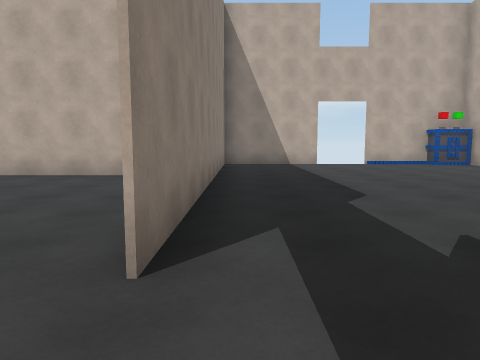
view 1 (above)

16 first-person views from a walk through a 3-D level made in the Unity game engine. The camera is 1.3 m above the floor, tilts 6° down and sees 70° across. The floor is counted in squares, 2 m on a side. Each view is taken from the middle of a square. On the plan, view 1 faces up. The plan holds only what a view shows up to about 10 squares ahead; the rest is blank. The place goes on beyond the plan. The player character is not drawn. Door leaves are left out, so doorways stand open. Surface patterns are stand-ins for the level's own textures.

view 2
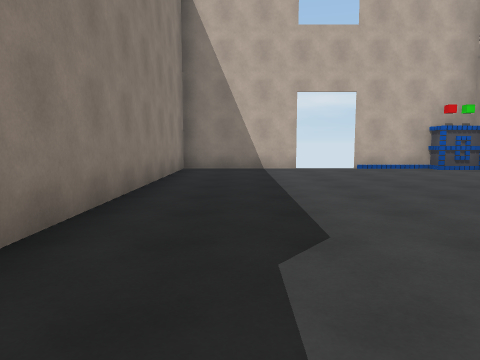

view 3
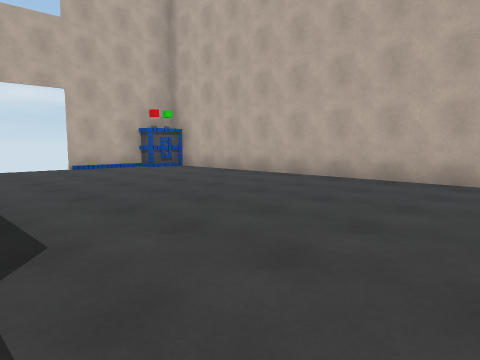

view 4
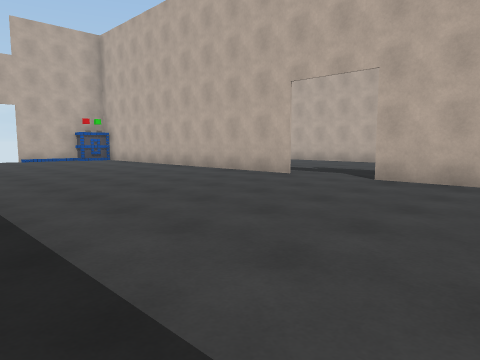

view 5
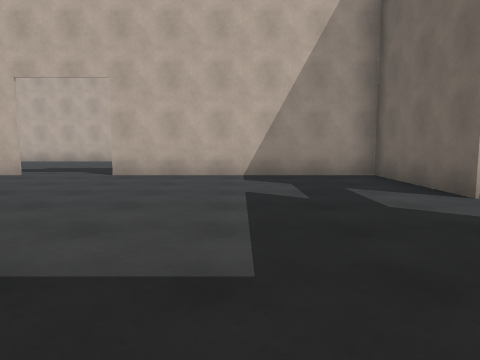

view 6
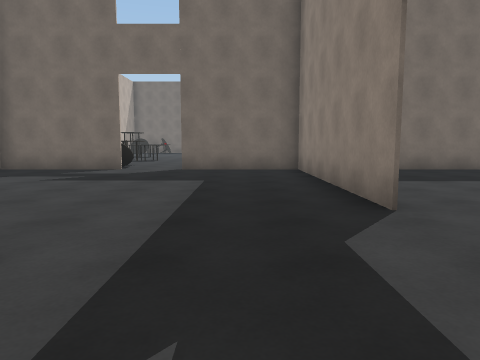

view 7
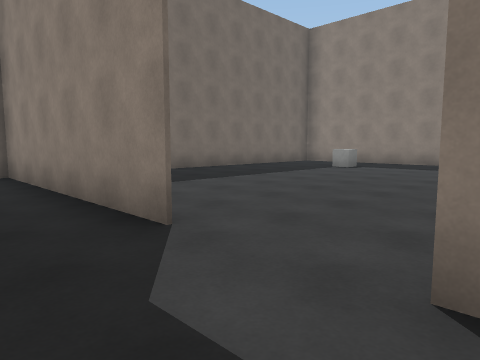

view 8
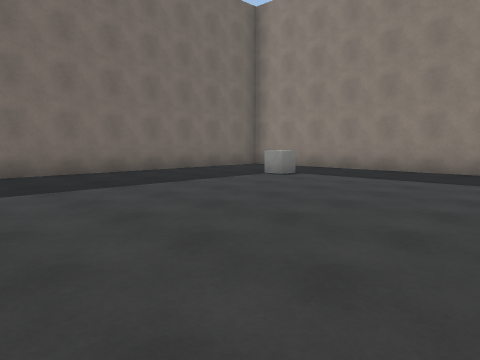

view 9
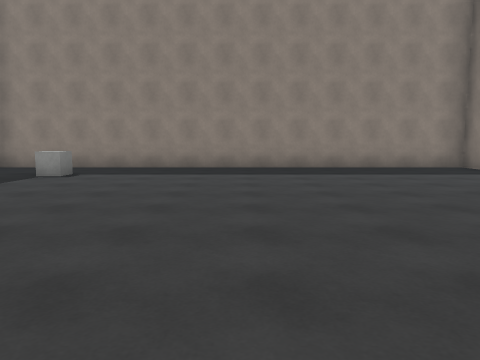

view 10
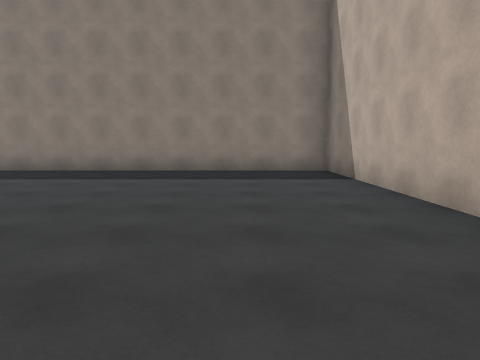

view 11
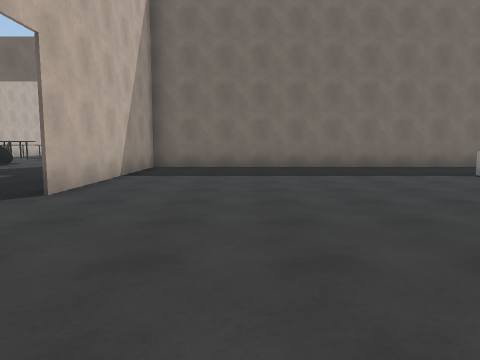

view 12
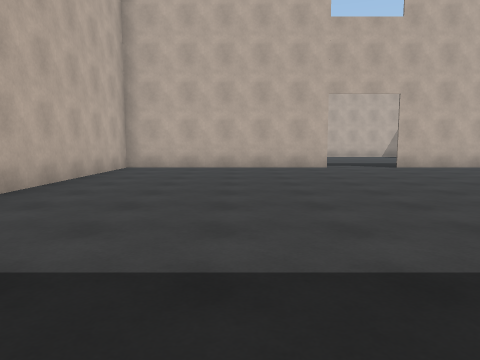

view 13
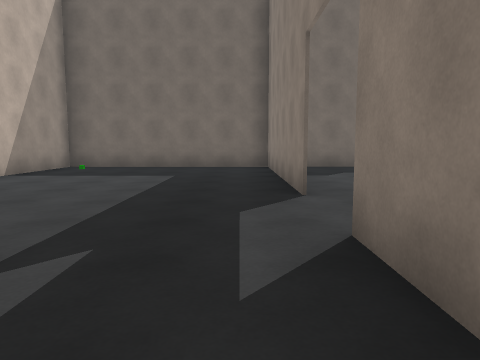

view 14
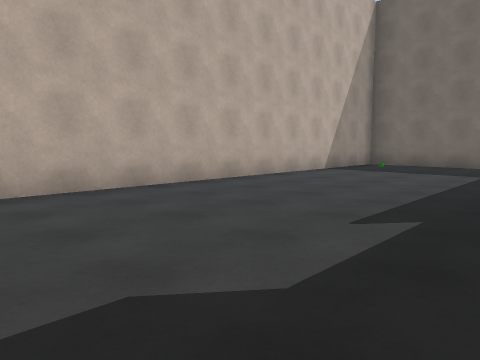

view 15
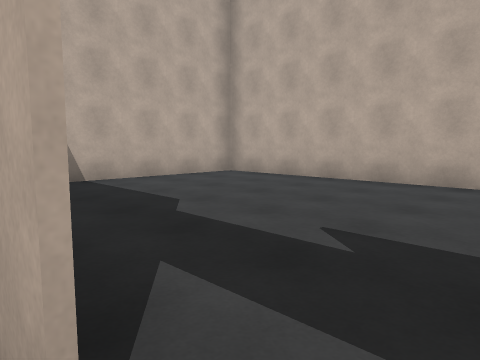

view 16
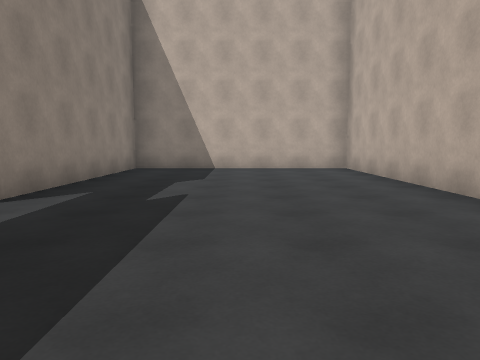

### Floor plan
Points are (right, up) in squares from view 1. A wall is a line through its corners. A room is listed if a view was taken in it or the views show most of it. See-through windows are left out.
Room 1 (views 1, 2, 3, 4, 5, 6, 7, 9)
walls: (7.2, 1.5) (7.2, 10); (-0.5, -0.2) (-0.5, -5.9); (2.6, 11.1) (-0.5, 11.1) (-0.5, 1.5); (5.2, 11.1) (4, 11.1); (4.4, -5.7) (7, -5.7); (-1, -5.7) (2.5, -5.7); (7.2, -5.9) (7.2, -0.2)
ways out: opening at (-1, 0.5) to room 2; opening at (7, 0.5) to room 3; opening at (3.5, -6); open door at (3.5, 11)
objects: other object (7, 11)
Room 2 (views 8, 10, 11, 12)
walls: (-0.6, 1.5) (-0.6, 7.1) (-10.5, 7.1) (-10.5, -5.6); (-9.9, -5.7) (-1, -5.7); (-0.6, -5.8) (-0.6, -0.2)
ways out: opening at (-1, 0.5) to room 1
objects: cube (-8, -3)
Room 3 (views 13, 14, 15, 16)
walls: (7.2, -0.2) (7.2, -5.9); (7, -5.7) (12.8, -5.7) (12.8, 7.1) (7.2, 7.1) (7.2, 1.5)
ways out: opening at (7, 0.5) to room 1

Positions as (right, up) in squares from view 1, and headings:
1: (0, 0), facing up
2: (1, 2), facing up
3: (1, 2), facing up-right
4: (1, -3), facing up-right
5: (0, -3), facing right
6: (1, 3), facing down
7: (1, 2), facing down-left
8: (-2, 2), facing down-left
9: (-1, 1), facing left
10: (-2, 5), facing left
11: (-3, 4), facing down
12: (-10, 4), facing right
13: (8, 4), facing down
14: (8, 5), facing down-right
15: (7, 1), facing up-right
16: (10, -2), facing up
